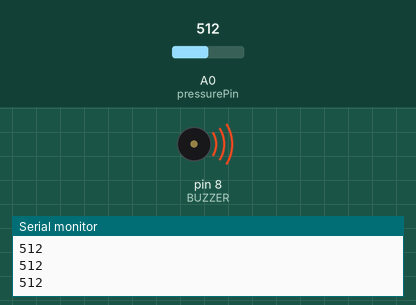
Simulated run of this sketch. Board: Arduino Uno, built with avr-gcc and run on an emulated ATmega328P. On the bench: buzzer (waves = sounding), the last lines printed to the serial monitor. Inputs (shaded band) come from the test bench; at power-on: A0 (pressurePin) = 512.

Above: at 1.2 s.
1.3 s: A0 (pressurePin) set to 23
At 2.2 s:
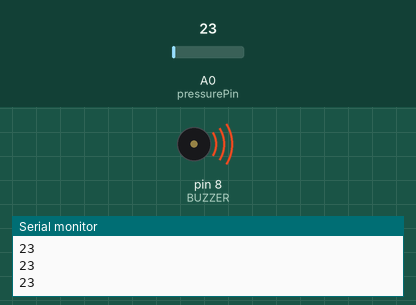
2.8 s: A0 (pressurePin) set to 18
At 3.9 s:
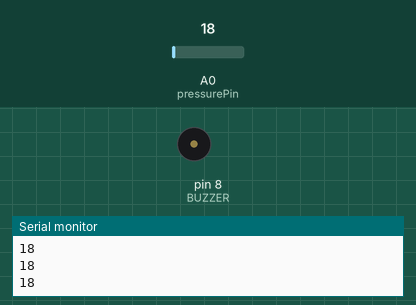
4.3 s: A0 (pressurePin) set to 122
At 5.3 s:
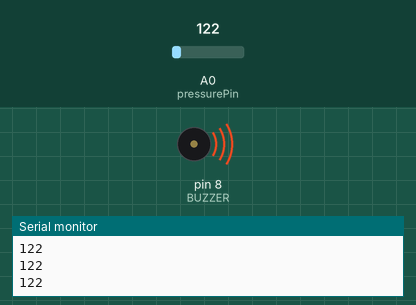
5.8 s: A0 (pressurePin) set to 10
At 6.9 s:
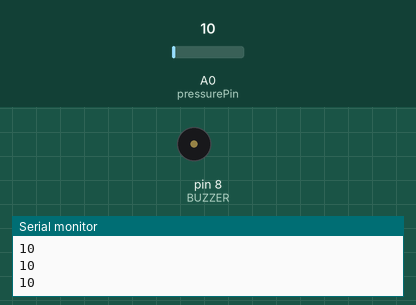
Timing chart, 0 to 8.3 s (numbered marks = the images above; inputs shaded):
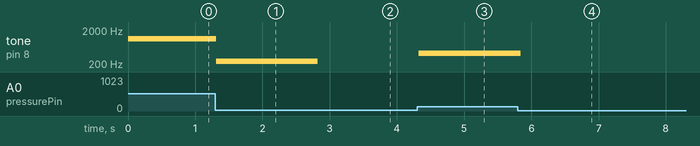

The sketch:

sketch_jul7b.ino
```cpp
const int pressurePin = A0;
#define BUZZER 8

//イカジャンプ

void setup()
{
  pinMode(BUZZER, OUTPUT);
  Serial.begin(9600);
}

void loop()
{
  int pressureValue = analogRead(pressurePin);

  Serial.println(pressureValue);
  int frequency = map(pressureValue, 0, 1023, 200, 2000);

    if (pressureValue > 20) // 少しでも押されたら鳴らす
    {
        tone(BUZZER, frequency);
    }
    else
    {
        noTone(BUZZER);
    }

  delay(50);
}
```

Measured:
- the behaviour switches between 21 and 20 on A0 (pressurePin) (found by bisection; images 1 and 2)
- after the input at 1.3 s, tone on pin 8 (BUZZER): 1100 Hz → 240 Hz at once
- after the input at 2.8 s, tone on pin 8 (BUZZER): 240 Hz → silent at once
- after the input at 4.3 s, tone on pin 8 (BUZZER): silent → 414 Hz at once
- after the input at 5.8 s, tone on pin 8 (BUZZER): 414 Hz → silent at once
